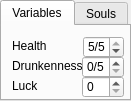
     <widget class="QTabWidget" name="VARIABLE_TABS">
      <property name="geometry">
       <rect>
        <x>0</x>
        <y>190</y>
        <width>131</width>
        <height>101</height>
       </rect>
      </property>
      <property name="tabShape">
       <enum>QTabWidget::Rounded</enum>
      </property>
      <property name="currentIndex">
       <number>0</number>
      </property>
      <property name="tabBarAutoHide">
       <bool>false</bool>
      </property>
      <widget class="QWidget" name="VARIABLES_tab1">
       <attribute name="title">
        <string>Variables</string>
       </attribute>
       <widget class="QLabel" name="label_health">
        <property name="geometry">
         <rect>
          <x>10</x>
          <y>10</y>
          <width>47</width>
          <height>20</height>
         </rect>
        </property>
        <property name="text">
         <string>Health</string>
        </property>
        <property name="buddy">
         <cstring>value_health</cstring>
        </property>
       </widget>
       <widget class="QLabel" name="label_drunkenness">
        <property name="geometry">
         <rect>
          <x>10</x>
          <y>30</y>
          <width>71</width>
          <height>20</height>
         </rect>
        </property>
        <property name="text">
         <string>Drunkenness</string>
        </property>
        <property name="buddy">
         <cstring>value_drunkenness</cstring>
        </property>
       </widget>
       <widget class="QLabel" name="label_luck">
        <property name="geometry">
         <rect>
          <x>10</x>
          <y>50</y>
          <width>47</width>
          <height>20</height>
         </rect>
        </property>
        <property name="text">
         <string>Luck</string>
        </property>
        <property name="buddy">
         <cstring>value_luck</cstring>
        </property>
       </widget>
       <widget class="QSpinBox" name="value_health">
        <property name="geometry">
         <rect>
          <x>81</x>
          <y>10</y>
          <width>41</width>
          <height>22</height>
         </rect>
        </property>
        <property name="readOnly">
         <bool>false</bool>
        </property>
        <property name="suffix">
         <string>/5</string>
        </property>
        <property name="maximum">
         <number>5</number>
        </property>
        <property name="value">
         <number>5</number>
        </property>
       </widget>
       <widget class="QSpinBox" name="value_drunkenness">
        <property name="geometry">
         <rect>
          <x>80</x>
          <y>30</y>
          <width>42</width>
          <height>22</height>
         </rect>
        </property>
        <property name="suffix">
         <string>/5</string>
        </property>
        <property name="prefix">
         <string/>
        </property>
        <property name="maximum">
         <number>5</number>
        </property>
       </widget>
       <widget class="QSpinBox" name="value_luck">
        <property name="geometry">
         <rect>
          <x>80</x>
          <y>50</y>
          <width>42</width>
          <height>22</height>
         </rect>
        </property>
       </widget>
      </widget>
      <widget class="QWidget" name="VARIABLES_tab2">
       <attribute name="title">
        <string>Souls</string>
       </attribute>
      </widget>
     </widget>
